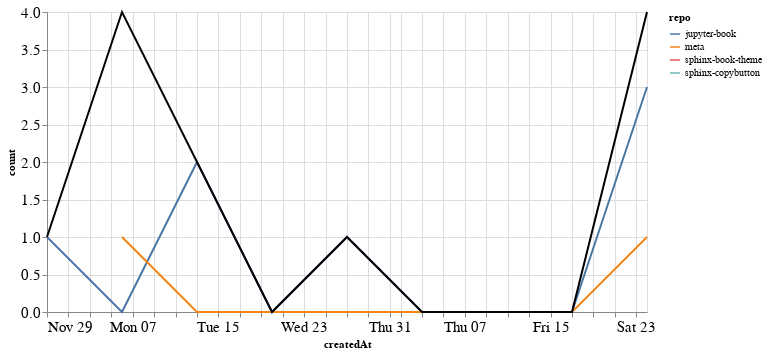

Notebook source saved alongside this figure:
### Markdown cell above
### PRs

### Code cell
prs_time = prs.groupby('repo').resample('W', on='createdAt').count()['author'].reset_index()
prs_time = prs_time.rename(columns={'author': 'count'})
prs_time_total = prs_time.groupby('createdAt').agg({"count": "sum"}).reset_index()

ch1 = alt.Chart(prs_time, width=600).mark_line().encode(
    x='createdAt',
    y='count',
    color='repo',
    tooltip="repo"
)

ch2 = alt.Chart(prs_time_total, width=600).mark_line(color="black").encode(
    x='createdAt',
    y='count',
)

ch1 + ch2

### Figure 1 — Vega-Lite specification as saved in the notebook (floating-point values rounded to 4 significant figures)
{"config": {"axisLeft": {"labelFontSize": 15}, "axisBottom": {"labelFontSize": 15}}, "layer": [{"data": {"name": "data-11ddf3c3f34fc2953b99eb8dc7862941"}, "mark": "line", "encoding": {"color": {"type": "nominal", "field": "repo"}, "tooltip": {"type": "nominal", "field": "repo"}, "x": {"type": "temporal", "field": "createdAt"}, "y": {"type": "quantitative", "field": "count"}}, "width": 600}, {"data": {"name": "data-9d29667d497dd86a334be20405e4c2c9"}, "mark": {"type": "line", "color": "black"}, "encoding": {"x": {"type": "temporal", "field": "createdAt"}, "y": {"type": "quantitative", "field": "count"}}, "width": 600}], "$schema": "https://vega.github.io/schema/vega-lite/v4.8.1.json", "datasets": {"data-11ddf3c3f34fc2953b99eb8dc7862941": [{"repo": "jupyter-book", "createdAt": "2020-11-29T00:00:00", "count": 1}, {"repo": "jupyter-book", "createdAt": "2020-12-06T00:00:00", "count": 0}, {"repo": "jupyter-book", "createdAt": "2020-12-13T00:00:00", "count": 2}, {"repo": "jupyter-book", "createdAt": "2020-12-20T00:00:00", "count": 0}, {"repo": "jupyter-book", "createdAt": "2020-12-27T00:00:00", "count": 1}, {"repo": "jupyter-book", "createdAt": "2021-01-03T00:00:00", "count": 0}, {"repo": "jupyter-book", "createdAt": "2021-01-10T00:00:00", "count": 0}, {"repo": "jupyter-book", "createdAt": "2021-01-17T00:00:00", "count": 0}, {"repo": "jupyter-book", "createdAt": "2021-01-24T00:00:00", "count": 3}, {"repo": "meta", "createdAt": "2020-12-06T00:00:00", "count": 1}, {"repo": "meta", "createdAt": "2020-12-13T00:00:00", "count": 0}, {"repo": "meta", "createdAt": "2020-12-20T00:00:00", "count": 0}, {"repo": "meta", "createdAt": "2020-12-27T00:00:00", "count": 0}, {"repo": "meta", "createdAt": "2021-01-03T00:00:00", "count": 0}, {"repo": "meta", "createdAt": "2021-01-10T00:00:00", "count": 0}, {"repo": "meta", "createdAt": "2021-01-17T00:00:00", "count": 0}, {"repo": "meta", "createdAt": "2021-01-24T00:00:00", "count": 1}, {"repo": "sphinx-book-theme", "createdAt": "2020-12-06T00:00:00", "count": 1}, {"repo": "sphinx-copybutton", "createdAt": "2020-12-06T00:00:00", "count": 2}], "data-9d29667d497dd86a334be20405e4c2c9": [{"createdAt": "2020-11-29T00:00:00", "count": 1}, {"createdAt": "2020-12-06T00:00:00", "count": 4}, {"createdAt": "2020-12-13T00:00:00", "count": 2}, {"createdAt": "2020-12-20T00:00:00", "count": 0}, {"createdAt": "2020-12-27T00:00:00", "count": 1}, {"createdAt": "2021-01-03T00:00:00", "count": 0}, {"createdAt": "2021-01-10T00:00:00", "count": 0}, {"createdAt": "2021-01-17T00:00:00", "count": 0}, {"createdAt": "2021-01-24T00:00:00", "count": 4}]}}
